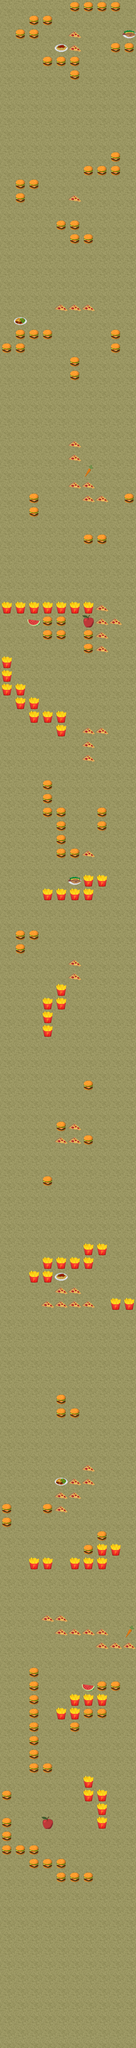

The image is a tile-based game level rendered from a .tmx file. Its description and source (layers, tilesets, objects; grid data summarised) follow:
An orthogonal 10x150 tile map with 48x48 px tiles, 3 tile layers (Tile Layer 1, burgers, carrots) and 207 objects.

<map version="1.2" tiledversion="1.2.3" orientation="orthogonal" renderorder="right-down" width="10" height="150" tilewidth="48" tileheight="48" infinite="0" nextlayerid="6" nextobjectid="210">
 <tileset firstgid="1" name="TileSetFA" tilewidth="48" tileheight="48" tilecount="20" columns="5">
  <image source="TileSetFA.png" width="240" height="192" />
 </tileset>
 <layer id="1" name="Tile Layer 1" width="10" height="150">
  <data>[1500 cells, 1500 non-empty, 1 distinct tile ids]</data>
 </layer>
 <layer id="2" name="burgers" width="10" height="150">
  <data>[1500 cells, 199 non-empty, 3 distinct tile ids]</data>
 </layer>
 <layer id="3" name="carrots" width="10" height="150">
  <data>[1500 cells, 12 non-empty, 6 distinct tile ids]</data>
 </layer>
 <objectgroup id="4" name="ObjectLayer">
  <object id="1" x="297" y="6584.5" width="26.5" height="29.5" />
  <object id="2" x="249.75" y="6586.75" width="26.5" height="29.5" />
  <object id="3" x="200.25" y="6585.25" width="26.5" height="29.5" />
  <object id="4" x="202.25" y="6537.25" width="26.5" height="29.5" />
  <object id="5" x="153.75" y="6538.25" width="26.5" height="29.5" />
  <object id="6" x="104.75" y="6536.25" width="26.5" height="29.5" />
  <object id="7" x="108.25" y="6488.75" width="26.5" height="29.5" />
  <object id="8" x="57.75" y="6489.75" width="26.5" height="29.5" />
  <object id="9" x="10.75" y="6489.75" width="24" height="29" />
  <object id="10" x="9" y="6441.5" width="26.5" height="29.5" />
  <object id="11" x="12.5" y="6394" width="26.5" height="29.5" />
  <object id="12" x="343.75" y="6394.75" width="26.5" height="29.5" />
  <object id="13" x="345.75" y="6346.75" width="26.5" height="29.5" />
  <object id="14" x="298.75" y="6297.75" width="26.5" height="29.5" />
  <object id="15" x="300.75" y="6249.75" width="26.5" height="29.5" />
  <object id="16" x="346.25" y="6297.75" width="26.5" height="29.5" />
  <object id="17" x="155.125" y="6200.13" width="26.5" height="29.5" />
  <object id="18" x="108.125" y="6200.13" width="24" height="29" />
  <object id="19" x="106.375" y="6151.88" width="26.5" height="29.5" />
  <object id="20" x="105.375" y="6104.38" width="26.5" height="29.5" />
  <object id="21" x="11" y="6293.5" width="24" height="29" />
  <object id="22" x="107.5" y="6053.88" width="24" height="29" />
  <object id="23" x="105.75" y="6005.63" width="26.5" height="29.5" />
  <object id="24" x="104.75" y="5958.13" width="26.5" height="29.5" />
  <object id="25" x="106.75" y="5912" width="26.5" height="29.5" />
  <object id="26" x="105.75" y="5864.5" width="26.5" height="29.5" />
  <object id="27" x="251.25" y="6056.5" width="26.5" height="29.5" />
  <object id="28" x="250.25" y="6009" width="26.5" height="29.5" />
  <object id="29" x="203.25" y="6008.75" width="26.5" height="29.5" />
  <object id="30" x="296.75" y="6007.75" width="26.5" height="29.5" />
  <object id="31" x="347.75" y="6008.25" width="26.5" height="29.5" />
  <object id="32" x="347.75" y="5963.75" width="26.5" height="29.5" />
  <object id="33" x="297.75" y="5963.25" width="26.5" height="29.5" />
  <object id="34" x="250.25" y="5963.25" width="26.5" height="29.5" />
  <object id="35" x="396.25" y="5914" width="26.5" height="29.5" />
  <object id="36" x="346.25" y="5913.5" width="26.5" height="29.5" />
  <object id="37" x="445" y="5771.5" width="26.5" height="29.5" />
  <object id="38" x="395" y="5771" width="26.5" height="29.5" />
  <object id="39" x="347.5" y="5771" width="26.5" height="29.5" />
  <object id="40" x="348" y="5723.5" width="26.5" height="29.5" />
  <object id="41" x="298" y="5723" width="26.5" height="29.5" />
  <object id="42" x="250.5" y="5723" width="26.5" height="29.5" />
  <object id="43" x="204.75" y="5723.25" width="26.5" height="29.5" />
  <object id="44" x="202.75" y="5678" width="26.5" height="29.5" />
  <object id="45" x="152.75" y="5677.5" width="26.5" height="29.5" />
  <object id="46" x="156.75" y="5482.5" width="26.5" height="29.5" />
  <object id="47" x="106.75" y="5482" width="26.5" height="29.5" />
  <object id="48" x="299.75" y="5484" width="26.5" height="29.5" />
  <object id="49" x="249.75" y="5483.5" width="26.5" height="29.5" />
  <object id="50" x="348.25" y="5434" width="26.5" height="29.5" />
  <object id="51" x="298.25" y="5433.5" width="26.5" height="29.5" />
  <object id="52" x="347" y="5483.25" width="26.5" height="29.5" />
  <object id="53" x="395.5" y="5433.25" width="26.5" height="29.5" />
  <object id="54" x="345.75" y="5385.75" width="26.5" height="29.5" />
  <object id="55" x="11.5" y="5336.38" width="26.5" height="29.5" />
  <object id="56" x="9" y="5288.13" width="26.5" height="29.5" />
  <object id="57" x="155.875" y="5293.13" width="26.5" height="29.5" />
  <object id="58" x="204.375" y="5243.13" width="26.5" height="29.5" />
  <object id="59" x="203.125" y="5292.38" width="26.5" height="29.5" />
  <object id="60" x="251.625" y="5242.38" width="26.5" height="29.5" />
  <object id="61" x="251.875" y="5196.13" width="26.5" height="29.5" />
  <object id="62" x="300.375" y="5146.13" width="26.5" height="29.5" />
  <object id="63" x="299.125" y="5195.38" width="26.5" height="29.5" />
  <object id="65" x="203.875" y="4954.5" width="26.5" height="29.5" />
  <object id="66" x="202.375" y="4904" width="26.5" height="29.5" />
  <object id="67" x="251.125" y="4953.75" width="26.5" height="29.5" />
  <object id="68" x="394.125" y="4571.13" width="26.5" height="29.5" />
  <object id="69" x="441.375" y="4570.38" width="26.5" height="29.5" />
  <object id="70" x="250.875" y="4570.5" width="26.5" height="29.5" />
  <object id="71" x="249.375" y="4520" width="26.5" height="29.5" />
  <object id="72" x="298.125" y="4569.75" width="26.5" height="29.5" />
  <object id="73" x="207" y="4572.5" width="26.5" height="29.5" />
  <object id="74" x="205.5" y="4522" width="26.5" height="29.5" />
  <object id="75" x="155.75" y="4570.75" width="26.5" height="29.5" />
  <object id="76" x="105.25" y="4476.25" width="26.5" height="29.5" />
  <object id="77" x="154.25" y="4473.75" width="26.5" height="29.5" />
  <object id="78" x="154.75" y="4426.75" width="26.5" height="29.5" />
  <object id="79" x="250.063" y="4425.63" width="26.5" height="29.5" />
  <object id="80" x="297.313" y="4424.88" width="26.5" height="29.5" />
  <object id="81" x="206.188" y="4427.63" width="26.5" height="29.5" />
  <object id="82" x="300.625" y="4378.63" width="26.5" height="29.5" />
  <object id="83" x="347.875" y="4377.88" width="26.5" height="29.5" />
  <object id="84" x="155.25" y="4135.75" width="26.5" height="29.5" />
  <object id="85" x="204.25" y="3993.75" width="26.5" height="29.5" />
  <object id="86" x="253.25" y="3992.75" width="26.5" height="29.5" />
  <object id="87" x="299.25" y="3992.25" width="26.5" height="29.5" />
  <object id="88" x="201.75" y="3946.25" width="26.5" height="29.5" />
  <object id="89" x="251.25" y="3948.75" width="26.5" height="29.5" />
  <object id="90" x="298.75" y="3799.75" width="26.5" height="29.5" />
  <object id="91" x="157.5" y="3611" width="26.5" height="29.5" />
  <object id="92" x="155" y="3563.5" width="26.5" height="29.5" />
  <object id="93" x="205" y="3512.5" width="26.5" height="29.5" />
  <object id="94" x="202.5" y="3465" width="26.5" height="29.5" />
  <object id="95" x="155.75" y="3513.25" width="26.5" height="29.5" />
  </objectgroup>
 <objectgroup id="5" name="ObjectLayer2">
  <!-- 12 objects omitted --></objectgroup>
</map>
<!-- 113 of 207 objects omitted -->
